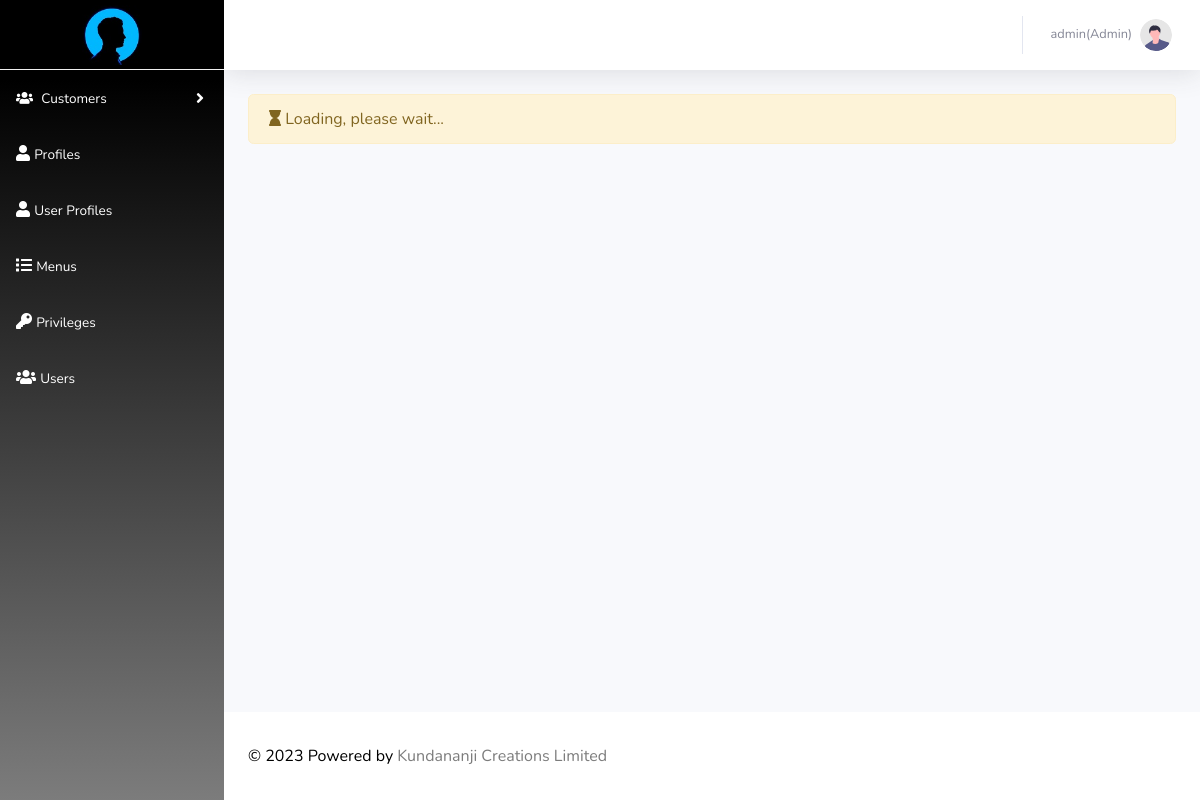
The page /dashboard.php (signed in) on the database as committed earlier.
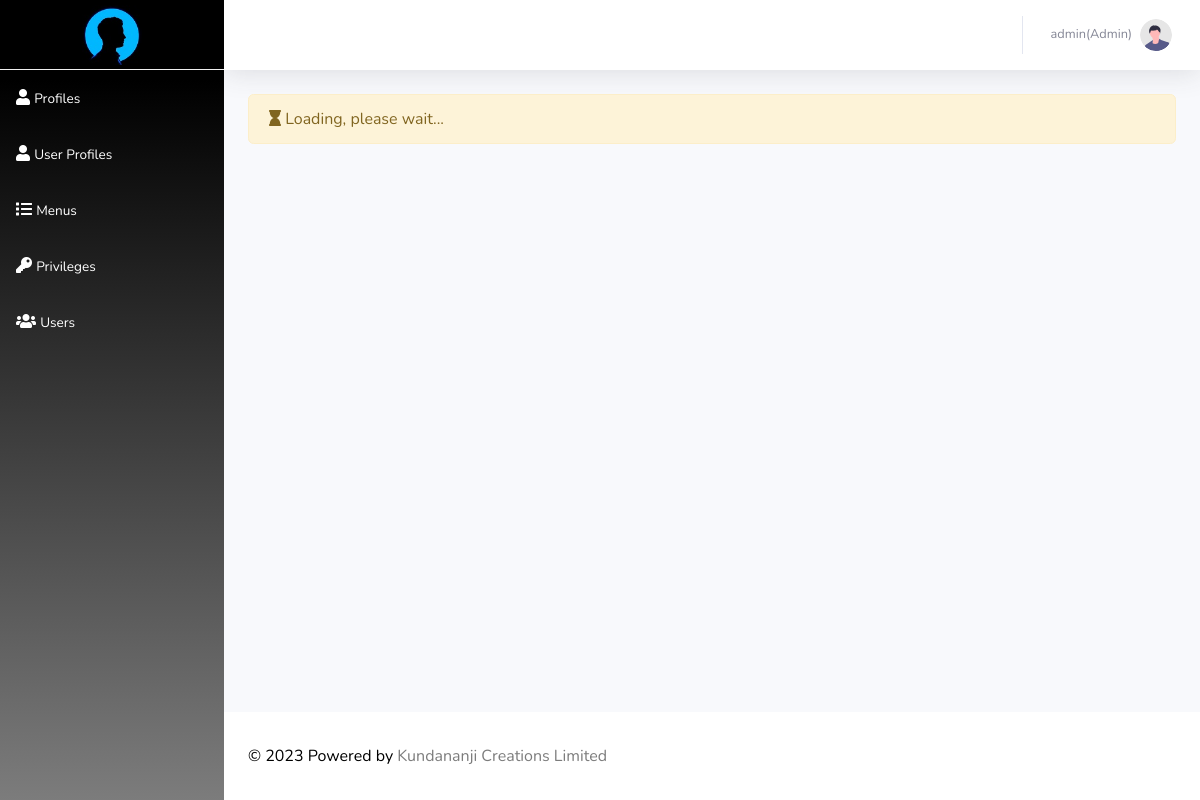
The same page on the database as committed later.
### tables this page shows
CREATE TABLE `menu` (
  `id` int(10) NOT NULL,
  `icon` varchar(50) DEFAULT NULL,
  `name` varchar(50) NOT NULL,
  `label` varchar(50) NOT NULL,
  `url` varchar(255) DEFAULT NULL,
  `target` int(10) DEFAULT NULL,
  `parentId` int(10) DEFAULT NULL,
  `profileId` int(10) NOT NULL,
  `idName` varchar(100) DEFAULT NULL
);

### config/database.php (called while the page is built, shortened)
<?php
class Database{
	private static $conn;
	public static function getConnection(){
		try{
		    $db_host = "localhost";
		    $db_user = "twishe5_pharmacy";
		    $db_password = "1_4BdbO{ZG8C";
		    $database_input = "twishe5_pharmacy";
		    self::$conn = new mysqli($db_host, $db_user,$db_password,$database_input);
		    self::$conn->set_charset("utf8");
		   }
		  catch(Exception $e) {
		  	 self::$error = $e->getMessage();
		}
		return self::$conn;
     }
}

### daos/_profile-dao.php (called while the page is built, shortened)
<?php
class ProfileDao{
  public function select($profileId){
    try{
      $sql="SELECT * FROM `_profile` WHERE `id`=?";
      $stmt=Database::getConnection()->prepare($sql);
      $stmt->bind_param("i",$profileId);
      $stmt->execute();
      $result = $stmt->get_result();
      while($row=$result->fetch_assoc()){
        $profile = $this->getFields($row);
        return $profile;
      }
      return null;
    }
    catch(Exception $ex){
      return null;
    }
  }
  public function getFields($row){
    $profile= new Profile();
      $profile->setId($row['id']);
      $profile->setName($row['name']);
      $profile->setDescription($row['description']);
      $profile->setIsActive($row['isActive']);
      $profile->setIsDefault($row['isDefault']);
    return $profile;
  }
}

### classes/_profile.php (called while the page is built, shortened)
<?php
class Profile implements \JsonSerializable{
  private $id;
  public function setId($id){
    $this->id=$id;
  }
  public function getId(){
    return $this->id;
  }
}

### daos/menu-dao.php (called while the page is built, shortened)
<?php
class MenuDao{
  public function selectByWhereClause($whereClause){
    try{
      $sql="SELECT * FROM menu  WHERE ".$whereClause;
      $stmt=Database::getConnection()->prepare($sql);
      $stmt->execute();
      $result = $stmt->get_result();
      $objects = array();
      while($row=$result->fetch_assoc()){
        $menu = $this->getFields($row);
        $objects[]=$menu;
      }
      return $objects;
    }
    catch(Exception $ex){
      throw $ex;
    }
  }
  public function getFields($row){
    $menu= new Menu();
      $menu->setId($row['id']);
      $menu->setIcon($row['icon']);
      $menu->setName($row['name']);
      $menu->setLabel($row['label']);
      $menu->setUrl($row['url']);
      $menu->setTarget($row['target']);
      $menu->setParentId($row['parentId']);
      $menu->setProfileId($row['profileId']);
      $menu->setIdName($row['idName']);
    return $menu;
  }
}

### classes/menu.php (called while the page is built, shortened)
<?php
class Menu implements \JsonSerializable{
  private $id;
  private $icon;
  private $name;
  private $label;
  public function setId($id){
    $this->id=$id;
  }
  public function getId(){
    return $this->id;
  }
  public function setIcon($icon){
    $this->icon=$icon;
  }
  public function getIcon(){
    return $this->icon;
  }
  public function setName($name){
    $this->name=$name;
  }
  public function getName(){
    return $this->name;
  }
  public function setLabel($label){
    $this->label=$label;
  }
  public function getLabel(){
    return $this->label;
  }
}

### menus/side-menu.php (the view, shortened to what this page needs)
<ul class="navbar-nav bg-gradient-primary sidebar sidebar-dark accordion" id="accordionSidebar">
<a class="sidebar-brand d-flex align-items-center justify-content-center" href="dashboard">
  <div class="sidebar-brand-icon">
    <img src="images/prof.jpg" style="width:60px"/>
  </div>
</a>
<?php
include_once("daos/_profile-dao.php");
include_once("classes/_profile.php");
include_once("daos/menu-dao.php");
include_once("classes/menu.php");
include_once("config/database.php");
$menuDao = new MenuDao();
if(isset($_SESSION['user_profile_id'])){
    $profileDao = new Profiledao();
    $profile = $profileDao->select($_SESSION['user_profile_id']);
    if($profile){
        $profileId = $profile->getId();
        $menus = $menuDao->selectByWhereClause("profileId = $profileId AND parentId IS NULL");
        foreach($menus as $menu){
            $menuId = $menu->getId();
            $children = $menuDao->selectByWhereClause("profileId = $profileId AND parentId =$menuId");
            if(sizeof($children)>0){
                ?>
         <li class="nav-item">
                <a class="nav-link collapsed" href="#" data-toggle="collapse" data-target="#collapse<?php echo $menu->getName();?>"
                    aria-expanded="true" aria-controls="collapse<?php echo $menu->getName();?>">
                    <i class="fas fa-fw <?php echo $menu->getIcon();?>"></i>
                    <span><?php echo $menu->getLabel();?></span>
                </a>
            </li>
               <?php
            }
        }
    }
}
?>
                <?php
                if($_SESSION['user_profile'] == 'Admin'){
                    ?>
                    <li class="nav-item">
                    <a class="nav-link" onclick="Profile.viewProfileProfiles_admin({})" href="javascript:void(0)" >
                        <em class="fa fa-user"></em>
                        <span>Profiles</span>
                    </a>
                    </li>
                <?php
                }
                ?>
                <?php
                if($_SESSION['user_profile'] == 'Admin'){
                    ?>
                    <li class="nav-item">
                    <a class="nav-link" onclick="AlternativeProfile.viewAlternativeProfileUserprofiles_admin({})" href="javascript:void(0)" >
                        <em class="fa fa-user"></em>
                        <span>User Profiles</span>
                    </a>
                    </li>
                <?php
                }
                ?>
                <?php
                if($_SESSION['user_profile'] == 'Admin'){
                    ?>
                    <li class="nav-item">
                    <a class="nav-link" onclick="Menu.viewMenuMenus_admin({})" href="javascript:void(0)" >
                        <em class="fa fa-list"></em>
                        <span>Menus</span>
                    </a>
                    </li>
                <?php
                }
                ?>
                <?php
                if($_SESSION['user_profile'] == 'Admin'){
                    ?>
                    <li class="nav-item">
                    <a class="nav-link" onclick="Privilege.viewPrivilegePrivileges_admin({})" href="javascript:void(0)" >
                        <em class="fa fa-key"></em>
                        <span>Privileges</span>
                    </a>
                    </li>
                <?php
                }
                ?>
                <?php
                if($_SESSION['user_profile'] == 'Admin'){
                    ?>
                    <li class="nav-item">
                    <a class="nav-link" onclick="Users.viewUsersUsers_admin({})" href="javascript:void(0)" >
                        <em class="fa fa-users"></em>
                        <span>Users</span>
                    </a>
                    </li>
                <?php
                }
                ?>
                </ul>

### dashboard.php (shortened to what this page needs)
<?php
  include("config/database.php");
 ?>
 <!DOCTYPE html>
 <html lang="en">
 <head>
     <link href="vendor/fontawesome-free/css/all.min.css" rel="stylesheet" type="text/css">
     <link href="css/sb-admin-2-hms.css" rel="stylesheet">
     <link href="css/sweetalert.css" rel="stylesheet">
     <link href="vendor/datatables/datatables.min.css" rel="stylesheet">
     <link href="vendor/select2/dist/css/select2.min.css" rel="stylesheet" />
     <link href="vendor/bootstrap-datepicker-1.9.0/css/bootstrap-datepicker.min.css" rel="stylesheet" />
     <link href="vendor/video-js-7.20.3/video-js.css" rel="stylesheet" />
 </head>
 <body id="page-top">
     <div id="wrapper">
         <?php include('./menus/side-menu.php');?>
         <div id="content-wrapper" class="d-flex flex-column">
             <div id="content">
                 <nav class="navbar navbar-expand navbar-light bg-white topbar mb-4 static-top shadow">
                    <ul class="navbar-nav ml-auto">
                           <?php include('menus/top-menu.php');?>
                     </ul>
                 </nav>
                 <div class="container-fluid">
                     <div class="row">
                         <div class="col table-responsive" id="page-content">      <h3 style="text-align:center">Welcome to the Hospital Manangement System</h3>
                       </div>
                     </div>
                 </div>
             </div>
             <footer class="sticky-footer bg-white">
                 <div class="container my-auto">
                                            © 2023 Powered by <a href="https://www.kundananjicreations.com/" target="_blank">Kundananji Creations Limited</a>
                 </div>
             </footer>
         </div>
     </div>
 </body>
 </html>

### menus/top-menu.php (shortened to what this page needs)
<li class="nav-item dropdown no-arrow">
 <a class="nav-link dropdown-toggle" href="#" id="userDropdown" role="button"
     data-toggle="dropdown" aria-haspopup="true" aria-expanded="false">
     <span class="mr-2 d-none d-lg-inline text-gray-600 small"><?php echo $_SESSION['username'];?><?php echo isset($_SESSION['user_profile'])?("(".$_SESSION['user_profile'].")"):"";?></span><img class="img-profile rounded-circle"
        src="img/undraw_profile.svg">
 </a>
<?php
include_once("daos/_alternative-profile-dao.php");
include_once("daos/_profile-dao.php");
include_once("classes/_profile.php");
?>
</li>

Rows that differ between the two databases and show on the page:
removed menu: label "Customers"
